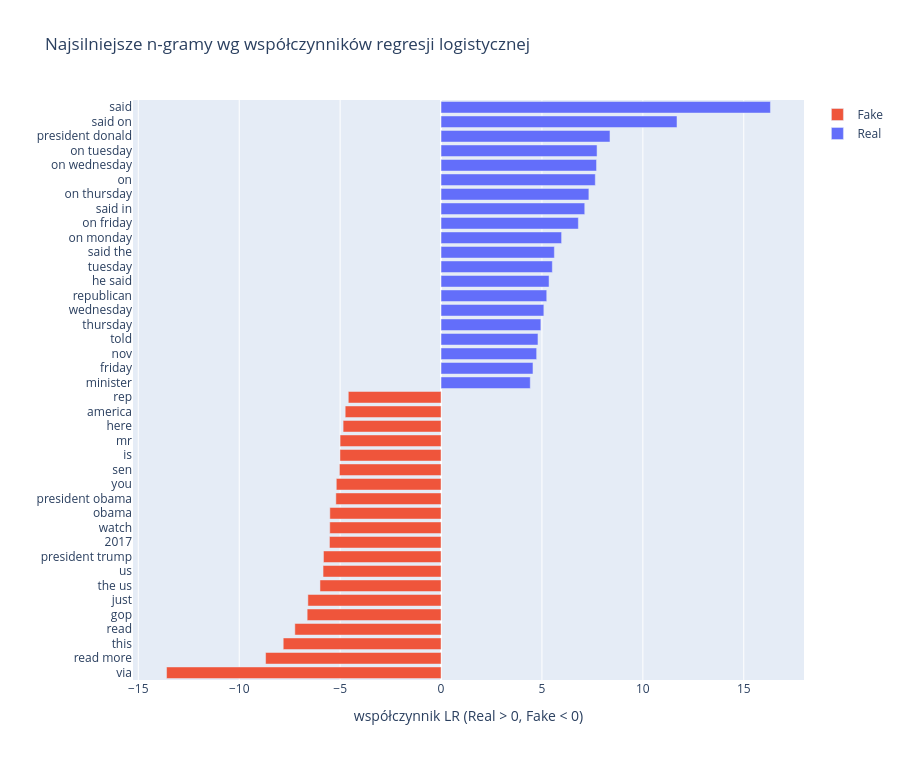

Here is the notebook cell this chart was saved with:
### Markdown cell above
## 3. Wyjaśnialność — współczynniki regresji logistycznej

Regresja logistyczna jest z natury interpretowalna: znak i wielkość współczynnika przy każdym n-gramie mówi, jak silnie pcha on predykcję w stronę Real (dodatni) lub Fake (ujemny). `top_features` wyciąga n-gramy o największej sile dla każdej klasy.

### Code cell
real_feats, fake_feats = top_features(model, n=20)

feat_df = pd.DataFrame(
    [(t, c, "Real") for t, c in real_feats] + [(t, c, "Fake") for t, c in fake_feats],
    columns=["n-gram", "współczynnik", "klasa"],
).sort_values("współczynnik")

fig = px.bar(
    feat_df,
    x="współczynnik",
    y="n-gram",
    color="klasa",
    color_discrete_map=LABEL_COLORS,
    orientation="h",
    title="Najsilniejsze n-gramy wg współczynników regresji logistycznej",
)
fig.update_layout(
    height=760,
    xaxis_title="współczynnik LR (Real > 0, Fake < 0)",
    yaxis_title="",
    legend_title="",
)
fig.write_image(FIGURES / "logreg_cechy.png", scale=2)
fig.show()

### Figure 1 — Plotly figure (JSON) as saved in the notebook; plotly's stock layout.template omitted (floating-point values rounded to 4 significant figures)
{"data": [{"hovertemplate": "klasa=Fake<br>współczynnik=%{x}<br>n-gram=%{y}<extra></extra>", "legendgroup": "Fake", "marker": {"color": "#EF553B", "pattern": {"shape": ""}}, "name": "Fake", "orientation": "h", "showlegend": true, "textposition": "auto", "type": "bar", "x": [-13.6, -8.693, -7.82, -7.244, -6.633, -6.598, -5.999, -5.846, -5.826, -5.529, -5.515, -5.51, -5.212, -5.19, -5.035, -5.008, -5.002, -4.853, -4.749, -4.596], "xaxis": "x", "y": ["via", "read more", "this", "read", "gop", "just", "the us", "us", "president trump", "2017", "watch", "obama", "president obama", "you", "sen", "is", "mr", "here", "america", "rep"], "yaxis": "y"}, {"hovertemplate": "klasa=Real<br>współczynnik=%{x}<br>n-gram=%{y}<extra></extra>", "legendgroup": "Real", "marker": {"color": "#636EFA", "pattern": {"shape": ""}}, "name": "Real", "orientation": "h", "showlegend": true, "textposition": "auto", "type": "bar", "x": [4.421, 4.555, 4.737, 4.803, 4.946, 5.094, 5.237, 5.352, 5.514, 5.615, 5.974, 6.804, 7.12, 7.325, 7.643, 7.705, 7.73, 8.371, 11.69, 16.32], "xaxis": "x", "y": ["minister", "friday", "nov", "told", "thursday", "wednesday", "republican", "he said", "tuesday", "said the", "on monday", "on friday", "said in", "on thursday", "on", "on wednesday", "on tuesday", "president donald", "said on", "said"], "yaxis": "y"}], "layout": {"barmode": "relative", "height": 760, "legend": {"title": {"text": ""}, "tracegroupgap": 0}, "title": {"text": "Najsilniejsze n-gramy wg współczynników regresji logistycznej"}, "xaxis": {"anchor": "y", "domain": [0.0, 1.0], "title": {"text": "współczynnik LR (Real > 0, Fake < 0)"}}, "yaxis": {"anchor": "x", "domain": [0.0, 1.0], "title": {"text": ""}}}}
